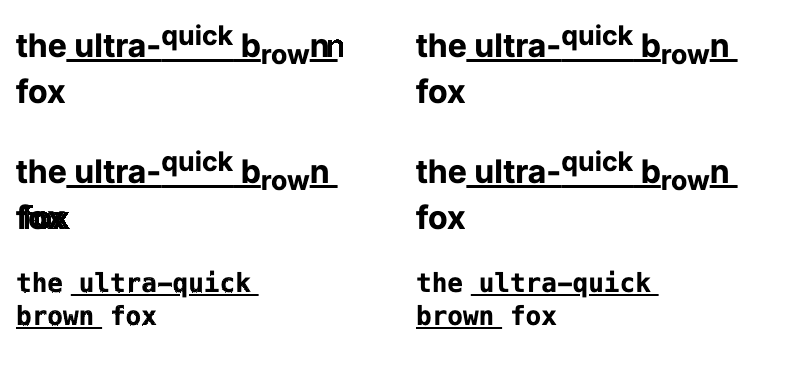

Here is the Python script that generated this plot:
#!/usr/bin/env python3
# Round-4 verifier: three accepted L4 fakes beside their fixed (C arm) picture, rows y110-229 — left the fake, right the fixed:
# 005 ios band-1's last glyph doubled ("brownn", +158 dark px); 005 android band 2 ("fox") copied 5 px right (+335); 014 ios
# the whole heading copied 1 px down (+75). Usage: python3.12 -B l4-look.py <fakes4 --scratch dir of L4> <out.png>
import glob, sys
from PIL import Image
SC, OUT = sys.argv[1], sys.argv[2]
ims = []
for tag, cap in (('c0_dg-band0-last', 'ios-screenshots/*inset-005.png'), ('c0_hd-band1@+5', 'android-screenshots/*inset-005.png'), ('c1_vd-tgt+1', 'ios-screenshots/*inset-014.png')):
    for run in (f'r4-L4-C-fixed-{tag}', 'r4-L4-C-fixed-FIXED'):
        ims.append(Image.open(glob.glob(f'{SC}/fakeruns/{run}/sections/css-text-decor/{cap}')[0]).convert('RGB').crop((0, 110, 390, 230)))
c = Image.new('RGB', (790, 378), 'white')
for i, im in enumerate(ims):
    c.paste(im, ((i % 2) * 400, (i // 2) * 126))
c.save(OUT)
